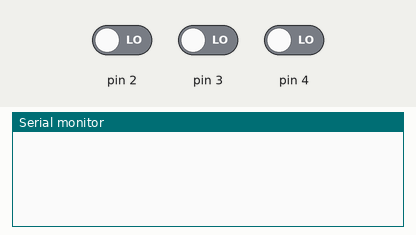
This sketch was run on a simulated Arduino Uno, built with avr-gcc and run on an emulated ATmega328P. Parts: the last lines printed to the serial monitor. Inputs (shaded band) come from the test bench; at power-on: pin 2 LOW, pin 3 LOW, pin 4 LOW.

Above: at 1.2 s.
1.3 s: pin 2 driven HIGH
At 2.4 s:
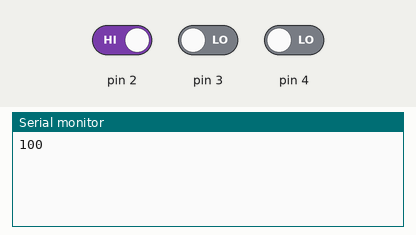
2.8 s: pin 3 driven HIGH
At 3.6 s:
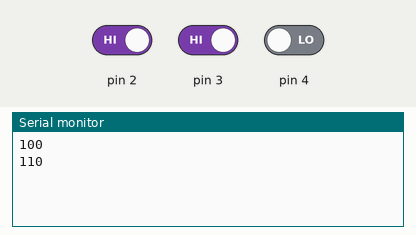
4.3 s: pin 4 driven HIGH
At 4.7 s:
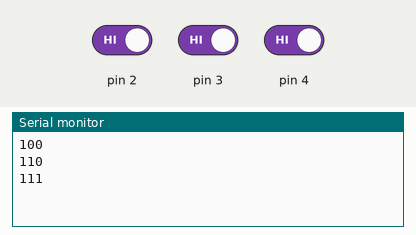
5.8 s: pin 2 driven LOW
At 7.0 s:
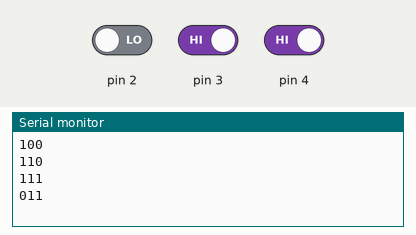
7.3 s: pin 3 driven LOW
At 8.2 s:
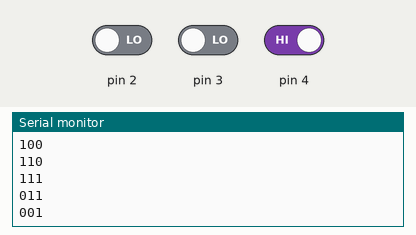
8.8 s: pin 4 driven LOW
At 9.3 s:
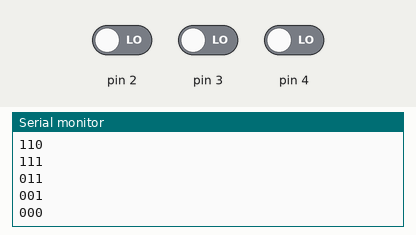
Timing chart, 0 to 11.3 s (numbered marks = the images above; inputs shaded):
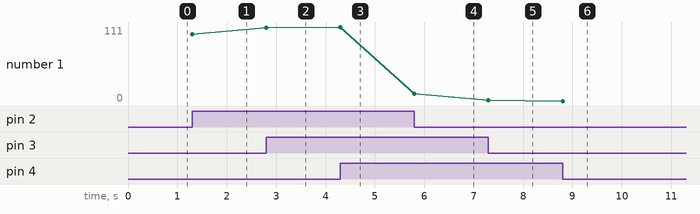

Measured:
- after the input at 1.3 s, the serial monitor: prints a new line at once (image 1)
- after the input at 2.8 s, the serial monitor: prints a new line at once (image 2)
- after the input at 4.3 s, the serial monitor: prints a new line at once (image 3)
- after the input at 5.8 s, the serial monitor: prints a new line at once (image 4)
- after the input at 7.3 s, the serial monitor: prints a new line at once (image 5)
- after the input at 8.8 s, the serial monitor: prints a new line at once (image 6)
- plotted number 1: 100 → 110 after the input at 2.8 s, 110 → 111 after the input at 4.3 s, 111 → 11 after the input at 5.8 s, 11 → 1 after the input at 7.3 s, 1 → 0 after the input at 8.8 s

The sketch:

logSwitches.ino
```cpp
void setup() {
  // put your setup code here, to run once:
  pinMode(2, INPUT);
  pinMode(3, INPUT);
  pinMode(4, INPUT);
  Serial.begin(115200);

}

int val2=0;
int val3=0;
int val4=0;
int p_val2=0;
int p_val3=0;
int p_val4=0;

void print_values(){
  Serial.print(val2);
  Serial.print(val3);
  Serial.println(val4);
}

void loop() {
  // put your main code here, to run repeatedly:
  val2 = digitalRead(2);
  val3 = digitalRead(3);
  val4 = digitalRead(4);
  if (val2 != p_val2) print_values();
  if (val3 != p_val3) print_values();
  if (val4 != p_val4) print_values();
  p_val2 = val2;
  p_val3 = val3;
  p_val4 = val4;
  //delay(20);
}
```
